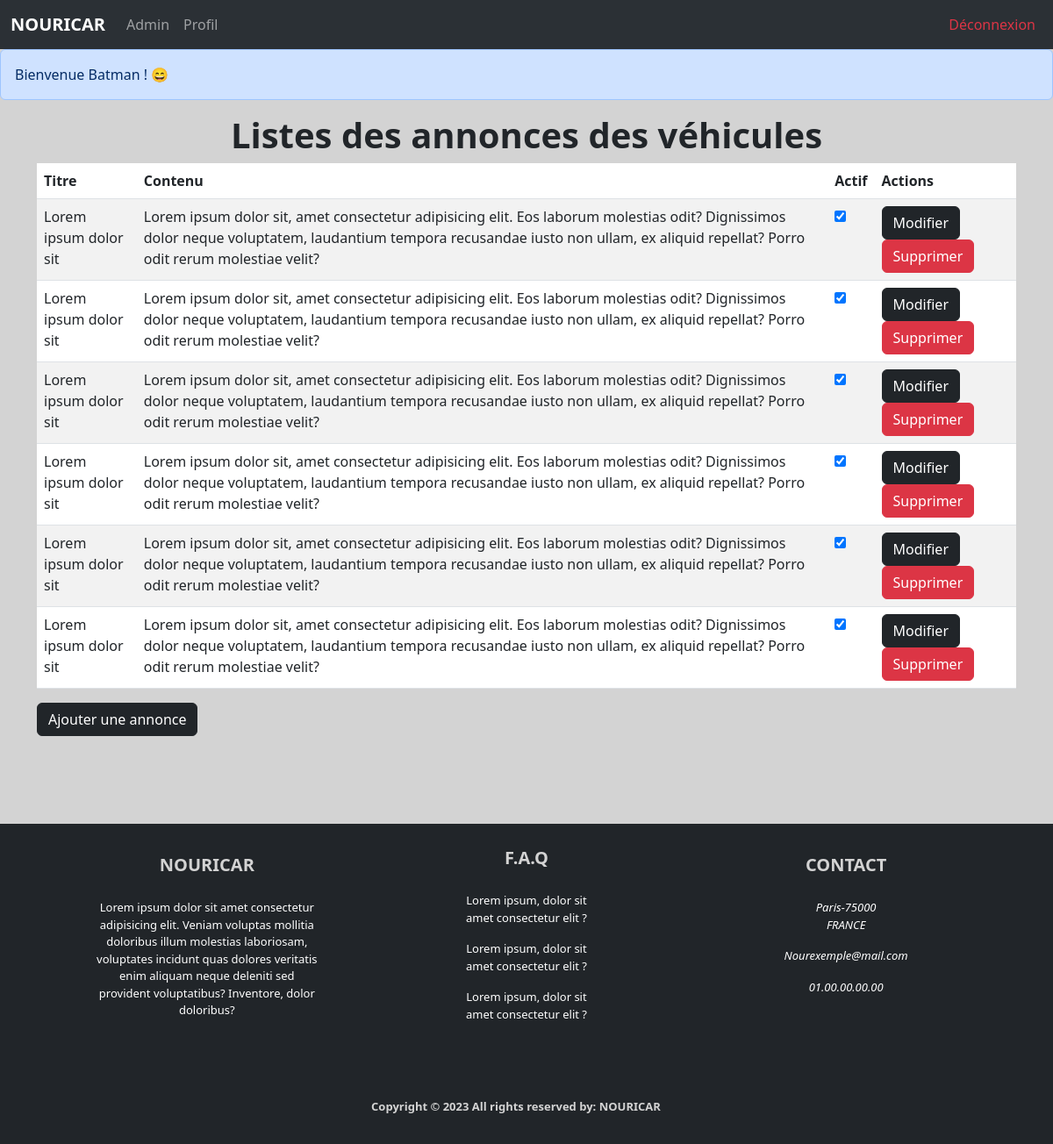
/profil (signed in), run on the app's committed database.
### tables this page shows
CREATE TABLE `annonces` (
  `id` int(11) NOT NULL,
  `titre` varchar(255) NOT NULL,
  `description` longtext NOT NULL,
  `prix` decimal(10,0) NOT NULL,
  `actif` tinyint(1) NOT NULL DEFAULT '0',
  `created_at` datetime NOT NULL DEFAULT CURRENT_TIMESTAMP,
  `users_id` int(11) NOT NULL
);

### Controllers/Controller.php (called while the page is built, shortened)
<?php
abstract class Controller
{
    public function render(string $fichier, array $donnees = [], string $template = 'default')
    {
        extract($donnees);
        require_once ROOT . '/Views/' . $fichier . '.php';
    }
}

### Controllers/ProfilController.php (called while the page is built, shortened)
<?php
class ProfilController extends Controller
{
    public function index()
    {
        $annoncesModel = new AnnoncesModel;
        if (isset($_SESSION['user']['id'])) {
            $userId = $_SESSION['user']['id'];
            $annonces = $annoncesModel->findBy(['users_id' => $userId]);
        } else {
            $_SESSION['erreur'] = "Vous devez être connecté";
            header('Location: /users/login');
            exit;
        }
        $this->render('profil/index', compact('annonces'));
    }
}

### public/index.php (called while the page is built, shortened)
<?php
$app = new Routeur();
$app->start();

### Models/Model.php (called while the page is built, shortened)
<?php
class Model  extends Db
{
    protected $table;
    public function findBy(array $criteres)
    {
        $champs = [];
        $valeurs = [];
        foreach ($criteres as $champ => $valeur) {
            $champs[] = "$champ = ?";
            $valeurs[] = $valeur;
        }
        $liste_champs = implode(' AND ', $champs);
        return $this->requete('SELECT * FROM ' . $this->table . ' WHERE ' . $liste_champs, $valeurs)->fetchAll();
    }
    public function requete(string $sql, array $attributs = null, string $create = '')
    {
        $this->db = Db::getInstance();
        if ($attributs !== null) {
            $pdo = $this->db;
            $query = $pdo->prepare($sql);
            if ($create == 'string') {
                $query->execute($attributs);
                return $pdo->lastInsertId();
            } else {
                $query = $this->db->prepare($sql);
                $query->execute($attributs);
                return $query;
            }
        } else {
            return $this->db->query($sql);
        }
    }
}

### App/Db.php (called while the page is built, shortened)
<?php
class Db extends PDO
{
    private static $instance;
    private function __construct()
    {
        $_dsn = 'mysql:dbname=' . self::DBNAME . ';host=' . self::DBHOST;
    }
    public static function getInstance(): self
    {
        if (self::$instance === null) {
            self::$instance = new self();
        }
        return self::$instance;
    }
}

### Views/profil/index.php (the view, shortened to what this page needs)
<h1 style="font-weight: bold;" class="container text-center">Listes des annonces des véhicules</h1>
<table class="table table-striped">
    <thead>
        <th>Titre</th>
        <th>Contenu</th>
        <th>Actif</th>
        <th>Actions</th>
    </thead>
    <tbody>
    <?php foreach ($annonces as $annonce) : ?>
        <tr>
            <td><?= $annonce->titre ?></td>
            <td><?= $annonce->description ?></td>
            <td>
                <div class="custom-control custom-switch">
                    <input type="checkbox" class="custom-control-input" class="jsusers" id="customSwitch<?= $annonce->id ?>" <?= $annonce->actif ? 'checked' : '' ?> data-id="<?= $annonce->id ?>">
                </div>
            </td>
            <td>
                <a href="/profil/modifier/<?= $annonce->id ?>" class="btn btn-dark">Modifier</a>
                <a href="/profil/supprimeAnnonce/<?= $annonce->id ?>" class="btn btn-danger">Supprimer</a>
            </td>
        </tr>
    <?php endforeach; ?>
    </tbody>
</table>
<a style="margin-bottom: 100px;" href="profil/ajouter" class="btn btn-dark">Ajouter une annonce</a>

### data on the page
annonces: titre "Lorem ipsum dolor sit", description "Lorem ipsum dolor sit, amet consectetur adipisicing elit. Eos laborum molestias odit? Dignissimos dolor neque voluptatem, laudantium tempora recusandae iusto non ullam, ex aliquid repellat? Porro odit rerum molestiae velit?", actif "☑"
annonces: titre "Lorem ipsum dolor sit", description "Lorem ipsum dolor sit, amet consectetur adipisicing elit. Eos laborum molestias odit? Dignissimos dolor neque voluptatem, laudantium tempora recusandae iusto non ullam, ex aliquid repellat? Porro odit rerum molestiae velit?", actif "☑"
annonces: titre "Lorem ipsum dolor sit", description "Lorem ipsum dolor sit, amet consectetur adipisicing elit. Eos laborum molestias odit? Dignissimos dolor neque voluptatem, laudantium tempora recusandae iusto non ullam, ex aliquid repellat? Porro odit rerum molestiae velit?", actif "☑"
annonces: titre "Lorem ipsum dolor sit", description "Lorem ipsum dolor sit, amet consectetur adipisicing elit. Eos laborum molestias odit? Dignissimos dolor neque voluptatem, laudantium tempora recusandae iusto non ullam, ex aliquid repellat? Porro odit rerum molestiae velit?", actif "☑"
annonces: titre "Lorem ipsum dolor sit", description "Lorem ipsum dolor sit, amet consectetur adipisicing elit. Eos laborum molestias odit? Dignissimos dolor neque voluptatem, laudantium tempora recusandae iusto non ullam, ex aliquid repellat? Porro odit rerum molestiae velit?", actif "☑"
annonces: titre "Lorem ipsum dolor sit", description "Lorem ipsum dolor sit, amet consectetur adipisicing elit. Eos laborum molestias odit? Dignissimos dolor neque voluptatem, laudantium tempora recusandae iusto non ullam, ex aliquid repellat? Porro odit rerum molestiae velit?", actif "☑"

### other printed values
$_SESSION['log'] "Bienvenue Batman ! 😄"
